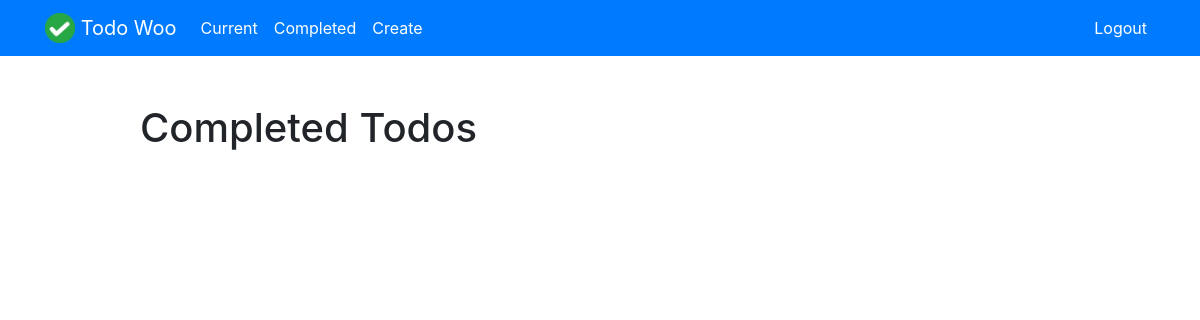
The app's page /completed/ (signed in), older data.
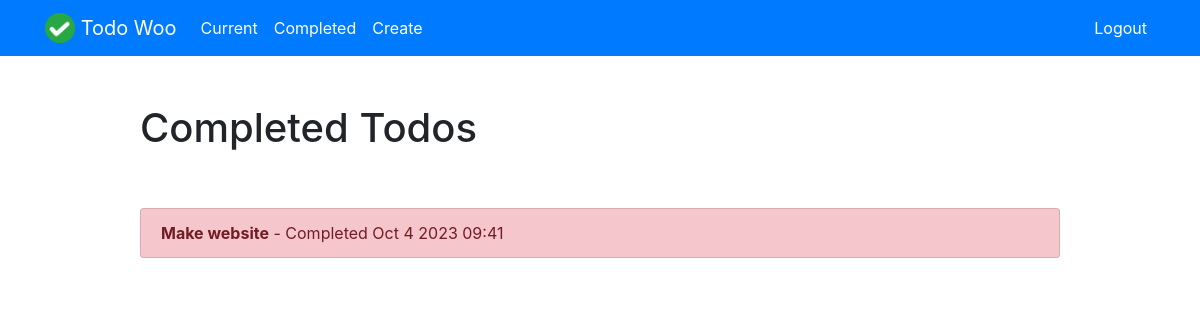
The same page, newer data.
### todo/models.py (models this page shows, shortened)
class Todo(models.Model):
    title = models.CharField(max_length=100)
    memo = models.TextField(blank=True)
    created = models.DateTimeField(auto_now_add=True)
    datecompleted = models.DateTimeField(null=True, blank=True)
    important = models.BooleanField(default=False)
    user = models.ForeignKey(User, on_delete=models.CASCADE)

### todo/views.py (the view)
# urls.py: path('completed/', views.completedtodos, name='completedtodos'),
@login_required
def completedtodos(request):
    todos = Todo.objects.filter(user=request.user, datecompleted__isnull=False).order_by('-datecompleted')
    return render(request, 'todo/completedtodos.html', {'todos':todos})

### todo/templates/todo/completedtodos.html
{% extends "todo/base.html" %}
{% block content %}
    <div class="row justify-content-center mt-5">
        <div class="col-md-10">
            <h1>Completed Todos</h1>
        </div>
    </div>
    <div class="row justify-content-center mt-5">
        <div class="col-md-10">
            <div class="list-group">
                {% for todo in todos %}
                    <a href="{% url 'viewtodo' todo.id %}" class="list-group-item list-group-item-action{% if todo.important %} list-group-item-danger{% endif %}"><b>{{ todo.title }}</b> - Completed {{ todo.datecompleted|date:'M j Y H:i' }}</a>
                {% endfor %}
            </div>
        </div>
    </div>
{% endblock %}

### todo/templates/todo/base.html (shortened to what this page needs)
{% load static %}
<!doctype html>
<html lang="en">
<head>
    <link rel="stylesheet" href="https://stackpath.bootstrapcdn.com/bootstrap/4.4.1/css/bootstrap.min.css">
</head>
<body>
<nav class="navbar navbar-expand-md navbar-light bg-primary">
<div class="container">
    <a class="navbar-brand" href="{% url 'home' %}">
         <img src="{% static 'todo/logo.png' %}" width="30" height="30" class="d-inline-block align-top">
        <span class="text-white">Todo Woo</span>
    </a>
    <div class="collapse navbar-collapse" id="navbarNav">
    {% if user.is_authenticated %}
        <ul class="navbar-nav mr-auto">
                <li class="nav-item {{ current }}">
                    <a class="nav-link text-white" href="{% url 'currenttodos' %}">Current</a>
                </li>
                <li class="nav-item {{ completed }}">
                    <a class="nav-link text-white" href="{% url 'completedtodos' %}">Completed</a>
                </li>
                <li class="nav-item {{ create }}">
                    <a class="nav-link text-white" href="{% url 'createtodo' %}">Create</a>
                </li>
        </ul>
    {% endif %}
    <ul class="navbar-nav ml-auto">
            {% if user.is_authenticated %}
                <li class="nav-item">
                    <a href="#" onclick="$('#signOutBtn').click()" class="nav-link text-white">Logout</a>
                </li>
            {% endif %}
        </ul>
    </div>
</div>
</nav>
<div class="container">
{% block content %}{% endblock %}
</div>
</body>
</html>

Row changes from the older to the newer data that the page shows:
added Todo: title "Make website", datecompleted "Oct 4 2023 09:41"
